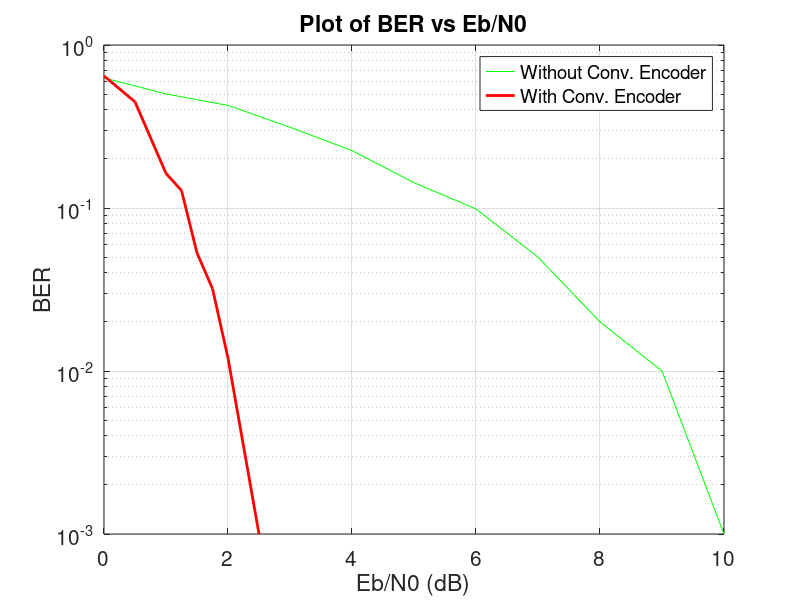

Write MATLAB code to recreate this figure.
% Defining the vectors
x = [0,1,2,3,4,5,6,7,8,9,10];
y = [0.628,0.501,0.426,0.313,0.225,0.143,0.0986,0.05,0.02,0.01,0.001];

x1 = [0,0.5,1,1.25,1.5,1.75,2,2.5];
y1 = [0.646,0.448,0.163,0.128,0.0530,0.032,0.012,0.001];

semilogy(x,y,'g',x1,y1,'r','LineWidth',2);
grid on;
title('Plot of BER vs Eb/N0');
legend('Without Conv. Encoder','With Conv. Encoder');
xlabel('Eb/N0 (dB)');
ylabel('BER');
set(gca,'FontSize',15);

